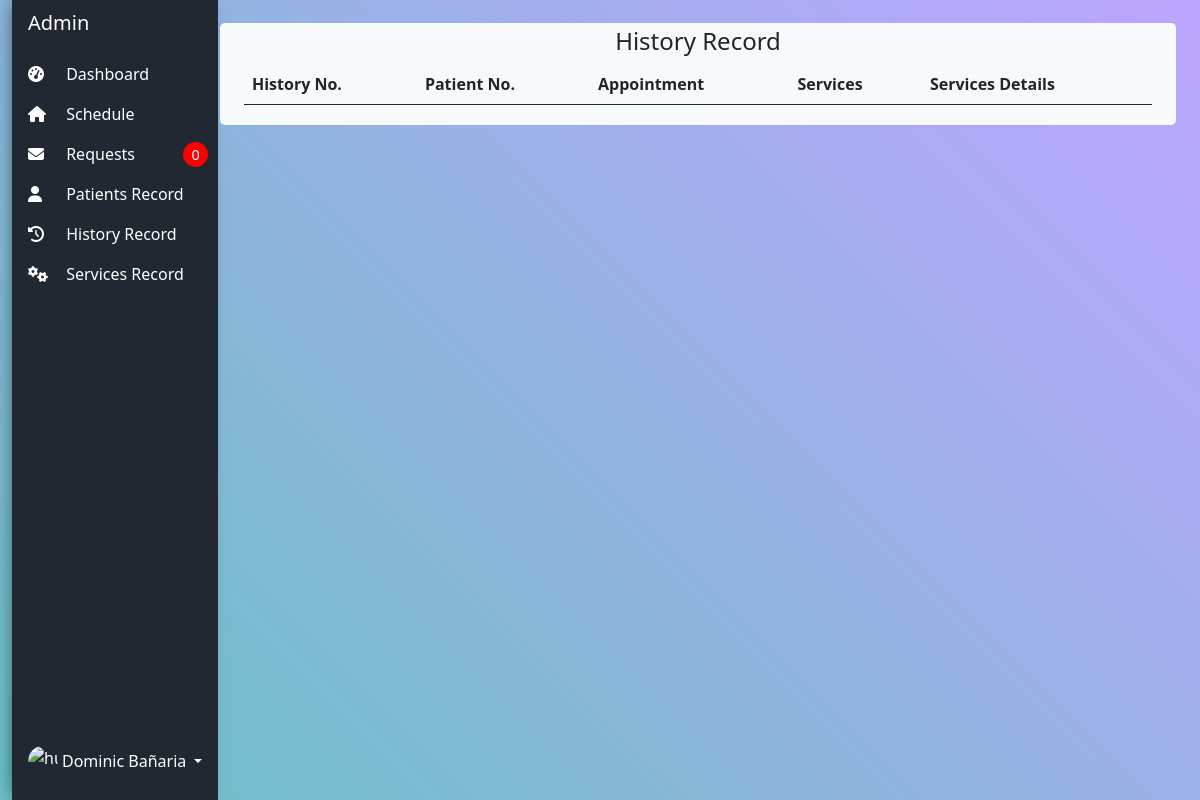
Before: /admin/index.php?page=history (signed in) with the older database file.
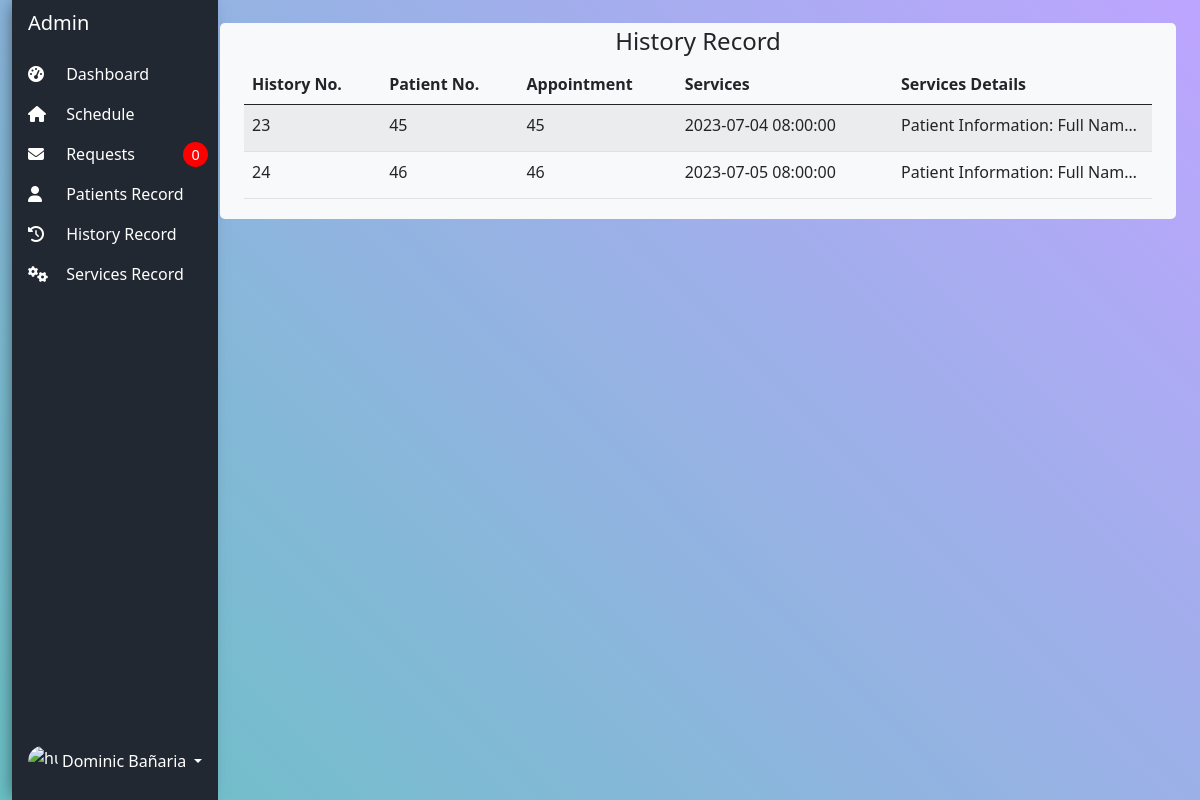
After: the same page with the newer database file.
### tables this page shows
CREATE TABLE `history_tb` (
  `history_id` int(11) NOT NULL,
  `patient_id` int(11) NOT NULL,
  `service_id` int(11) DEFAULT NULL,
  `service_details` text DEFAULT NULL,
  `appointment_date` datetime NOT NULL DEFAULT current_timestamp()
);

### admin/history.php (the view, shortened to what this page needs)
<!DOCTYPE html>
<html lang="en">
<?php
include('../db-connect.php');
?>
<body>
    <div class="col py-1">
        <div class="container-fluid bg-light edges">
            <div class="col py-1">
                <div>
                    <h4 style="text-align:center">History Record</h4>
                </div>
                <table id="example" class="table table-striped" style="width:100%">
                    <thead>
                        <tr>
                            <th>History No.</th>
                            <th>Patient No.</th>
                            <th>Appointment</th>
                            <th>Services</th>
                            <th>Services Details</th>
                        </tr>
                    </thead>
                    <tbody>
                        <?php
                        $data = mysqli_query($conn, "SELECT* FROM history_tb");
                        while ($row = mysqli_fetch_array($data)) {
                            echo "<tr>";
                            echo "<td>" . $row['history_id'] . "</td>";
                            echo "<td>" . $row['patient_id'] . "</td>";
                            echo "<td>" . $row['service_id'] . "</td>";
                            echo "<td>" . $row['appointment_date'] . "</td>";
                            echo "<td class='service_details'><span>" . $row['service_details'] . "</span></td>";
                            echo "</tr>";
                        }
                        ?>
                    </tbody>
                </table>
            </div>
        </div>
    </div>
</body>
</html>

Changed rows visible on the page:
added history_tb: history_id "23", patient "45", service "45", appointment_date "2023-07-04 08:00:00", service_details "Patient Information: Full Nam…"
added history_tb: history_id "24", patient "46", service "46", appointment_date "2023-07-05 08:00:00", service_details "Patient Information: Full Nam…"
